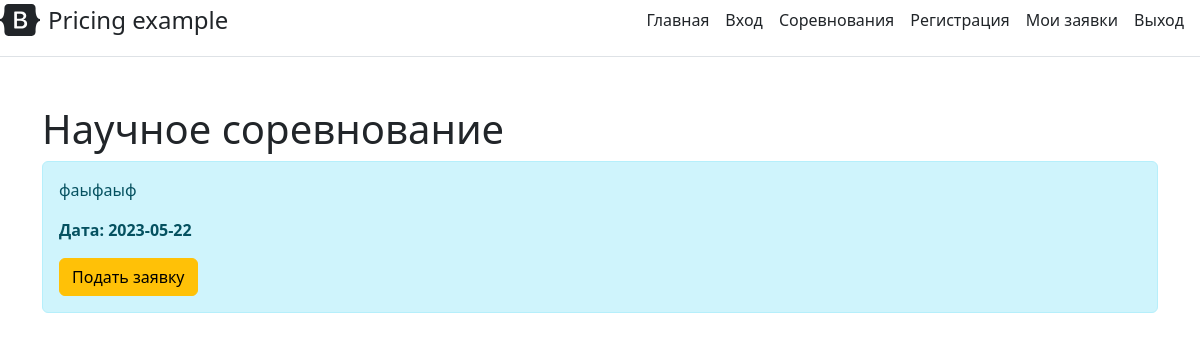
Screenshot of /сompetitions/3 (signed in) with the database file from the repository.
### user_data.py (models this page shows, shortened)
class Olympiad(db.Model):
    id = db.Column(db.Integer, primary_key=True)
    title = db.Column(db.String(100), nullable=False)
    introduction = db.Column(db.String(300), nullable=False)
    text = db.Column(db.Text, nullable=False)
    date = db.Column(db.DateTime, default=datetime.utcnow)

### app.py (the view)
@app.route('/сompetitions/<int:id>')
@login_required
def сompetition_detail(id):
    olympiad = Olympiad.query.get(id)
    if not olympiad:
        abort(404)
    return render_template('сompetition_detail.html', olympiad=olympiad)

### app.py (called while the page is built)
@login_manager.user_loader
def load_user(user_id):
    return Users.query.get(int(user_id))

### templates/сompetition_detail.html (shortened to what this page needs)
{% extends 'base.html' %}
{% block body %}
<div class="container mt-5">
    <h1>{{ olympiad.title }}</h1>
    <div class="alert alert-info">
        <p>{{ olympiad.text }}</p>
        <p><b> Дата: {{olympiad.date.date() }}</b></p>
         <a href ="/сompetitions/{{ olympiad.id }}/application" class ='btn btn-warning'>Подать заявку</a>
    </div>
</div>
{% endblock %}

### rows the page displays
Olympiad: title "Научное соревнование", text "фаыфаыф", date "2023-05-22"
